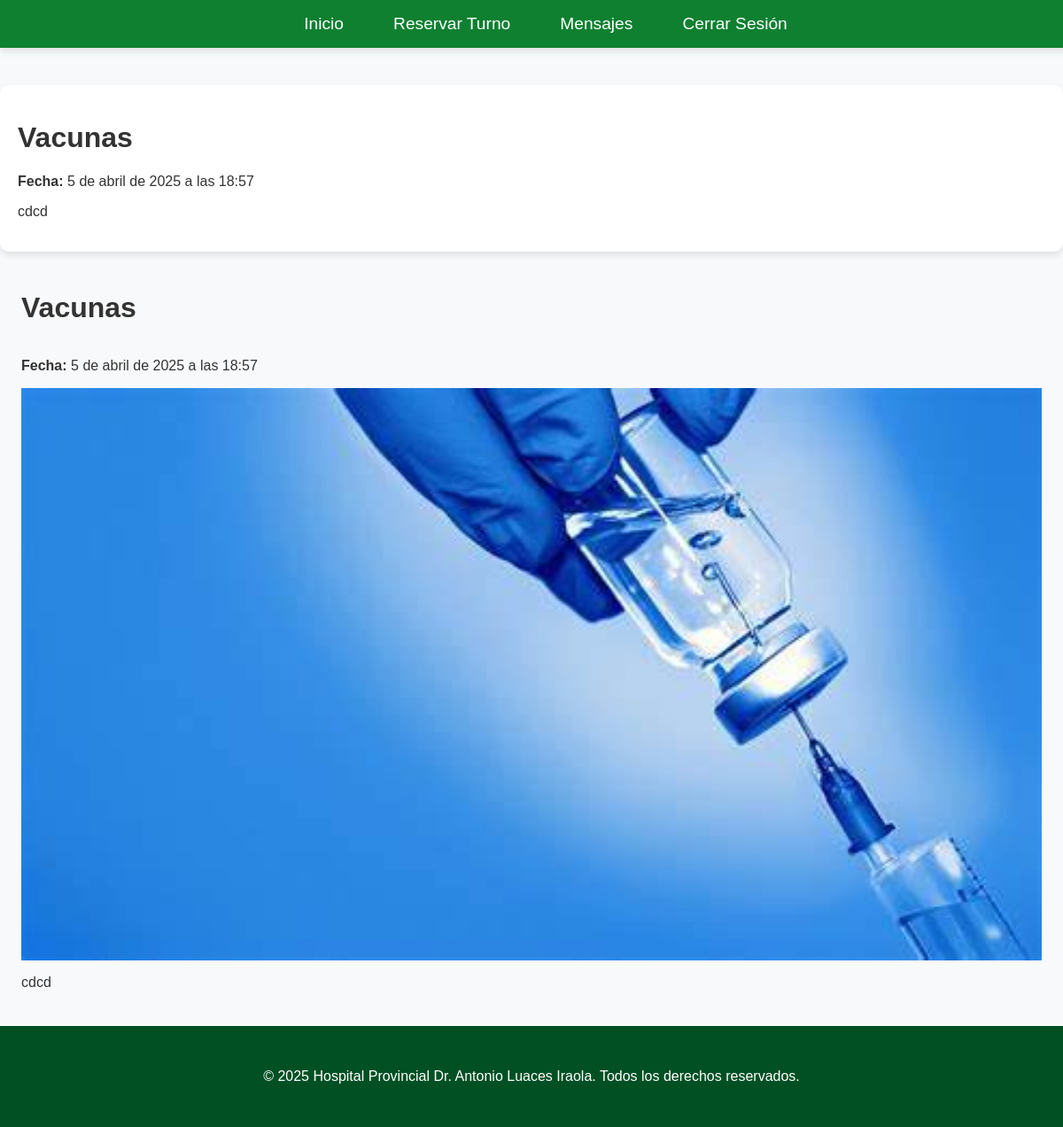
Page /blog/3/ on the committed database.
### usuarios/models.py (models this page shows, shortened)
class Blog(models.Model):
    titulo = models.CharField(max_length=200)
    resumen = models.TextField()
    contenido = models.TextField()
    fecha_publicacion = models.DateTimeField(auto_now_add=True)
    imagen = models.ImageField(upload_to='blog_images/', blank=True, null=True)
    aprobado = models.BooleanField(default=False)  # Nuevo campo para aprobación

### usuarios/views.py (the view)
# urls.py: path('blog/<int:blog_id>/', blog_detalle, name='blog_detalle'),
def blog_detalle(request, blog_id):
    blog = get_object_or_404(Blog, id=blog_id)
    return render(request, 'usuarios/blog_detalle.html', {'blog': blog})

### usuarios/templates/usuarios/blog_detalle.html (shortened to what this page needs)
{% load static %}
<!DOCTYPE html>
<html lang="es">
<head>
    <link rel="stylesheet" href="{% static 'css/styles.css' %}">
</head>
<body>
    <header>
        <nav>
            <ul>
                <li><a href="{% url 'usuario' %}">Inicio</a></li>
                <li><a href="{% url 'reservar_cita' %}">Reservar Turno</a></li>
                <li><a href="{% url 'mensajes_recibidos' %}">Mensajes</a></li>
                <li><a href="#" onclick="logout()">Cerrar Sesión</a></li>
            </ul>
        </nav>
    </header>
    <main class="container">
        <h1>{{ blog.titulo }}</h1>
        <p><strong>Fecha:</strong> {{ blog.fecha_publicacion }}</p>
        <article>
            <p>{{ blog.contenido }}</p>
        </article>
    </main>
    <div class="blog-content">
        <h1>{{ blog.titulo }}</h1>
        <p><strong>Fecha:</strong> {{ blog.fecha_publicacion }}</p>
        {% if blog.imagen %}
        <img src="{{ blog.imagen.url }}" alt="{{ blog.titulo }}" class="blog-image">
        {% endif %}
        <article>
            <p>{{ blog.contenido }}</p>
        </article>
    </div>
    <footer>
        <p>&copy; 2025 Hospital Provincial Dr. Antonio Luaces Iraola. Todos los derechos reservados.</p>
    </footer>
</body>
</html>

### static/css/styles.css (style rules this page uses)
:root { --primary-color: #0e8030; --secondary-color: #004d40; --background-color: #f4f4f4; --text-color: #333; --white: #ffffff; --black: #000000; }
:root { --primary-color: #0e8030; --secondary-color: #005024; --background-color: #f8f9fa; --text-color: #333; --white: #ffffff; --black: #000000; }
body { font-family: Arial, sans-serif; margin: 0; padding: 0; background-color: var(--background-color); display: flex; flex-direction: column; min-height: 100vh; color: var(--text-color); }
header { position: fixed; top: 0; left: 0; width: 100%; background-color: var(--primary-color); padding: 1rem; text-align: center; box-shadow: 0 4px 8px rgba(0, 0, 0, 0.1); z-index: 1000; }
nav { display: flex; justify-content: center; }
nav ul { list-style: none; padding: 0; margin: 0; display: flex; gap: 1.5rem; }
nav ul li { display: inline; }
nav ul li a { color: var(--white); text-decoration: none; border-radius: 5px; padding: 0.75rem 1rem; transition: background 0.3s ease; font-size: 1.2rem; }
.container { max-width: 100%; background-color: var(--white); padding: 20px; border-radius: 10px; box-shadow: 0 4px 8px rgba(0, 0, 0, 0.1); }
main { margin-top: 6rem; }
.blog-image { overflow: hidden; }
.blog-content { padding: 1.5rem; flex: 1; display: flex; flex-direction: column; }
footer { background-color: var(--secondary-color); color: var(--white); text-align: center; padding: 2rem; margin-top: auto; }

### rows in the picture
Blog: titulo "Vacunas", fecha_publicacion "5 de abril de 2025 a las 18:57", contenido "cdcd", imagen (picture)
